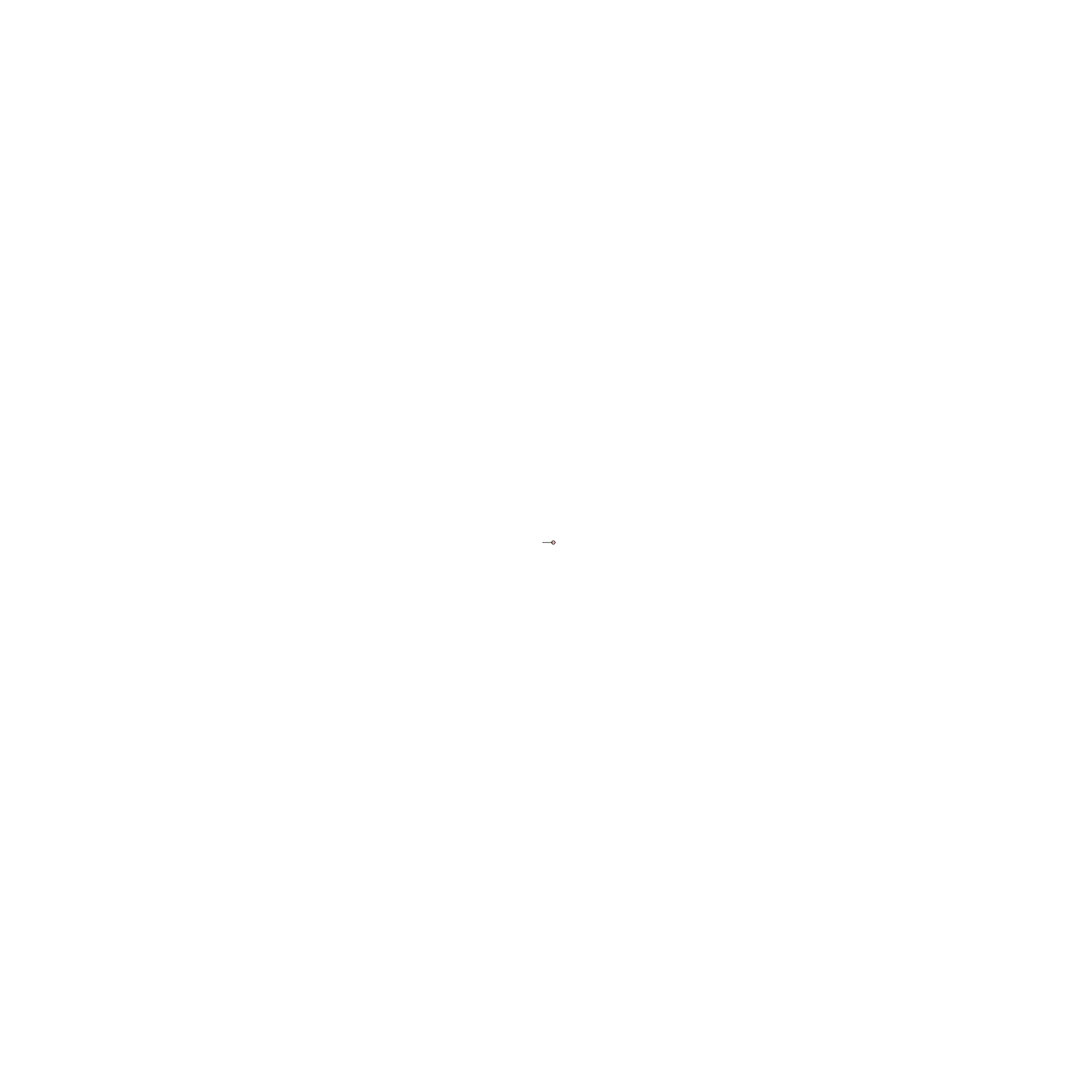
Frame 1 (no input)
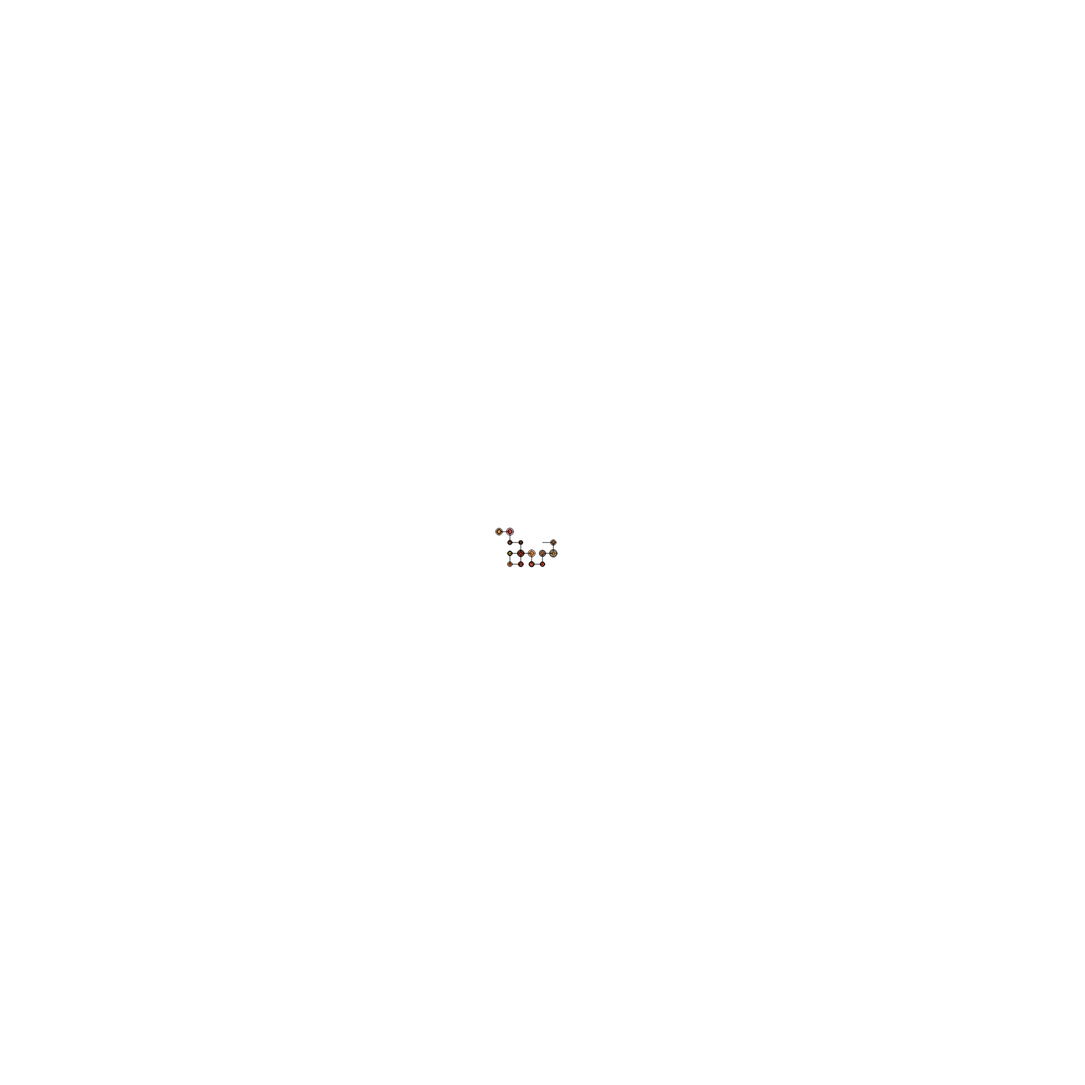
Frame 60 (no input)
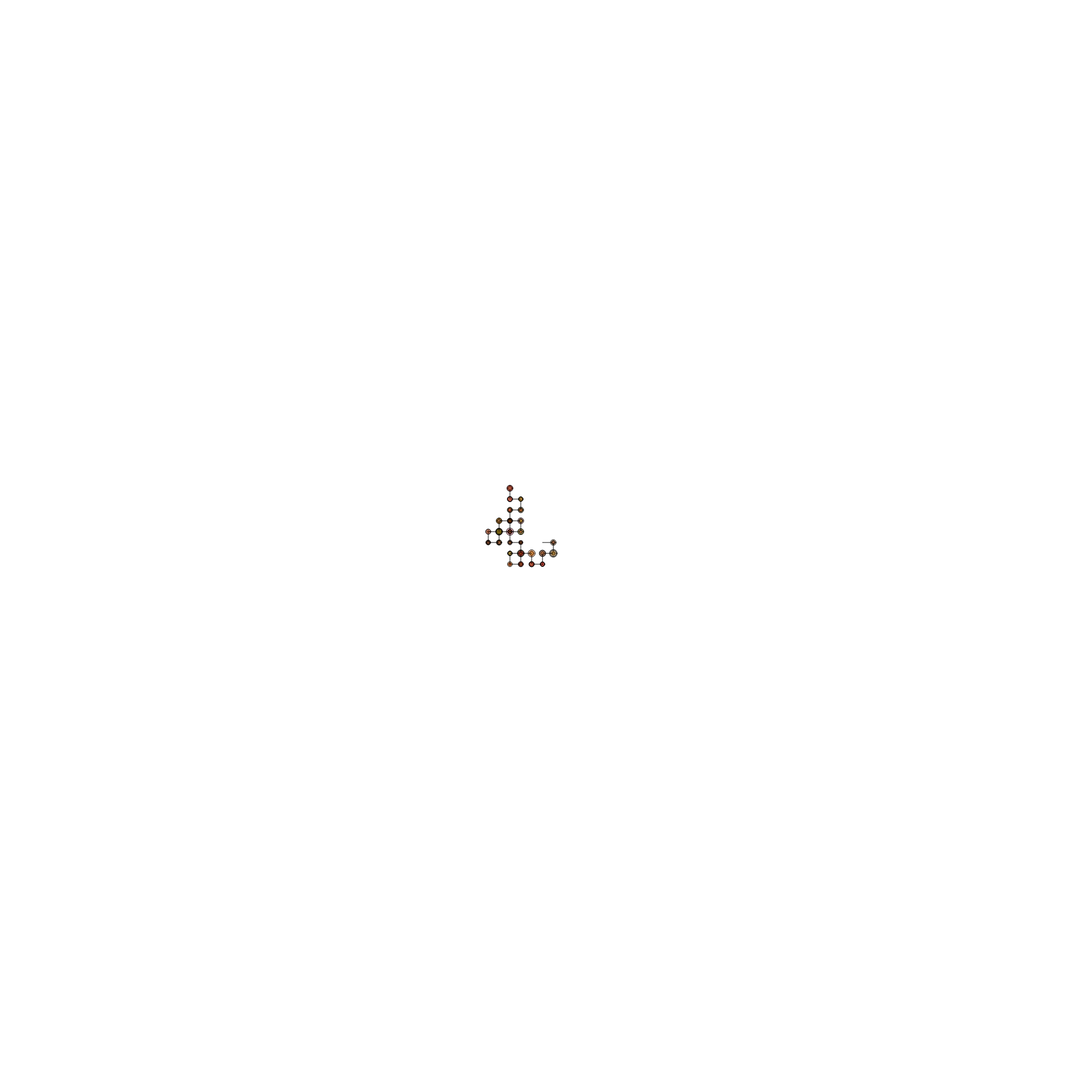
Frame 120 (the mouse pressed at the canvas centre since frame 60)

The p5.js sketch that drew these frames (run headless with seeded random() and noise() and a simulated clock; from frame 60 on, the mouse is pressed at the canvas centre):

// p5.js sketch
// ── sketch.js
// L-SYSTEMS:
// https://en.wikipedia.org/wiki/L-system
//
// this p5 sketch takes the turtle we created in the last
// project and *automates* the drawing based on a Lindenmayer
// (or L-) system.  L-systems are often used in procedural
// graphics to make natural, geometric, or interesting 'fractal-style'
// patterns.
//
// your tasks:
// (1) take a look at the L-system implemented here, and see if you 
// can expand upon it to do some automatic, cool, geometric drawing.
// use the turtle that you retooled from the previous sketch as the
// drawing engine.
// hint: google L-systems.  there are lots of them out there.
// another hint: you can use non-drawing symbols as symbolic 
// placeholders to create really complex patterns.

// TURTLE STUFF:
var x, y; // the current position of the turtle
var currentangle = 0; // which way the turtle is pointing
var step = 20; // how much the turtle moves with each 'F'
var angle = 90; // how much the turtle turns with a '-' or '+'

// LINDENMAYER STUFF (L-SYSTEMS)
var thestring = 'FX'; // "axiom" or start of the string
var numloops = 12; // how many iterations of the L-system to pre-compute
var therules = []; // array for rules
therules[0] = ['X', 'X+YF+']; // first rule
therules[1] = ['Y', '-FX-Y']; // second rule


var whereinstring = 0; // where in the L-system are we drawing right now?

// THIS RUNS WHEN WE HIT GO
function setup()
{
  createCanvas(2000, 2000); // this is the size of the window
  background(255); // background to white
  stroke(0, 0, 0, 255); // draw in black
  
  // start the x and y position at lower-left corner
 x =width/2;
  y = height/2;
  
  // COMPUTE THE L-SYSTEM
  for(var i = 0;i<numloops;i++) {
    thestring = lindenmayer(thestring); // do the stuff to make the string
  }
  console.log(thestring); // comment this out if it's slowing you down
  
}

// DO THIS EVERY FRAME
function draw()
{
  
  // draw the current character in the string:
  drawIt(thestring.charAt(whereinstring)); 
  
  // increment the point for where we're reading the string.
  // wrap around at the end.
  whereinstring++;
  if(whereinstring>thestring.length-1) whereinstring = 0;

}

// interpret an L-system
function lindenmayer(s)
{
  var outputstring = ''; // start a blank output string
  
  // go through the string, doing rewriting as we go
  
  // iterate through 'therules' looking for symbol matches:
  for(var i=0;i<s.length;i++) // every symbol in 's'
  {
    var ismatch = 0; // by default, no match
    for(var j = 0;j<therules.length;j++) // every rule in 'therules'
    {
      if(s.charAt(i)==therules[j][0]) // MATCH!
      {
        outputstring+=therules[j][1]; // write substitution
        ismatch = 1; // we have a match, so don't copy over symbol
        break; // get outta this for() loop
      }
    }
    // if nothing matches in 'therules' array, just copy the symbol over.
    if(ismatch===0) outputstring+= s.charAt(i); 
  }
  
  return(outputstring); // send out the modified string
}

// this is a custom function that draws turtle commands
function drawIt(k)
{
  if(k=='F') // draw forward
  {
    // polar to cartesian transformation based on step and currentangle:
    var x1 = x + step*cos(radians(currentangle));
    var y1 = y + step*sin(radians(currentangle));
    line(x, y, x1, y1); // connect the old and the new
    // update the turtle's position:
    x = x1;
    y = y1;
  }
  else if(k=='+')
  {
   currentangle+=angle; // turn left
  }
  else if(k=='-')
  {
   currentangle-=angle; // turn right   
  }
   
  // DRAW EVERYTHING:

  // give me some random color values:
  var r = random(128, 255);
  var g = random(0, 192);
  var b = random(0, 50);
  var a = random(50, 100);

  // pick a gaussian (D&D) distribution for the radius:
  var radius = 0;
  radius+= random(0, 15);
  radius+= random(0, 15);
  radius+= random(0, 15);
  radius = radius/3;
  
  // draw the stuff:
  fill(r, g, b, a); // interior fill color
  ellipse(x, y, radius, radius); // circle that chases the mouse

}
